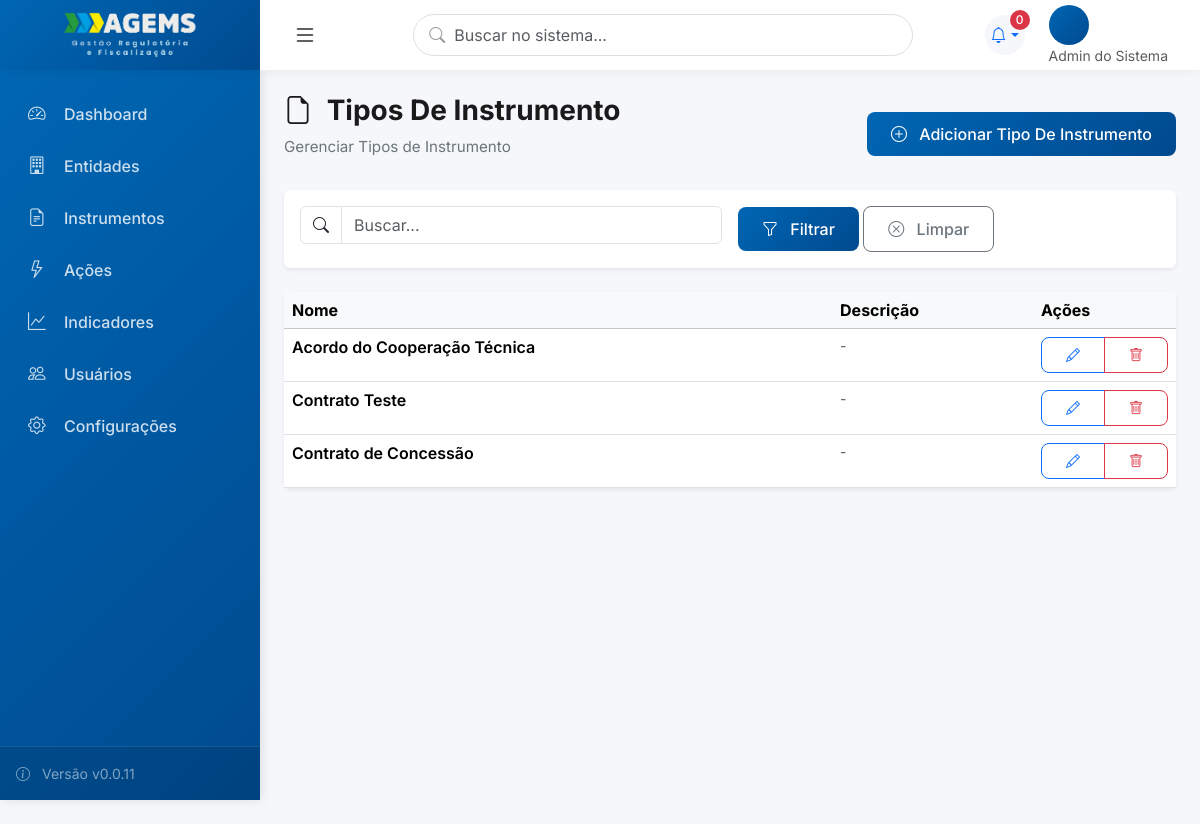
/tipos-instrumento/ (signed in), run on an earlier commit of the app's database.
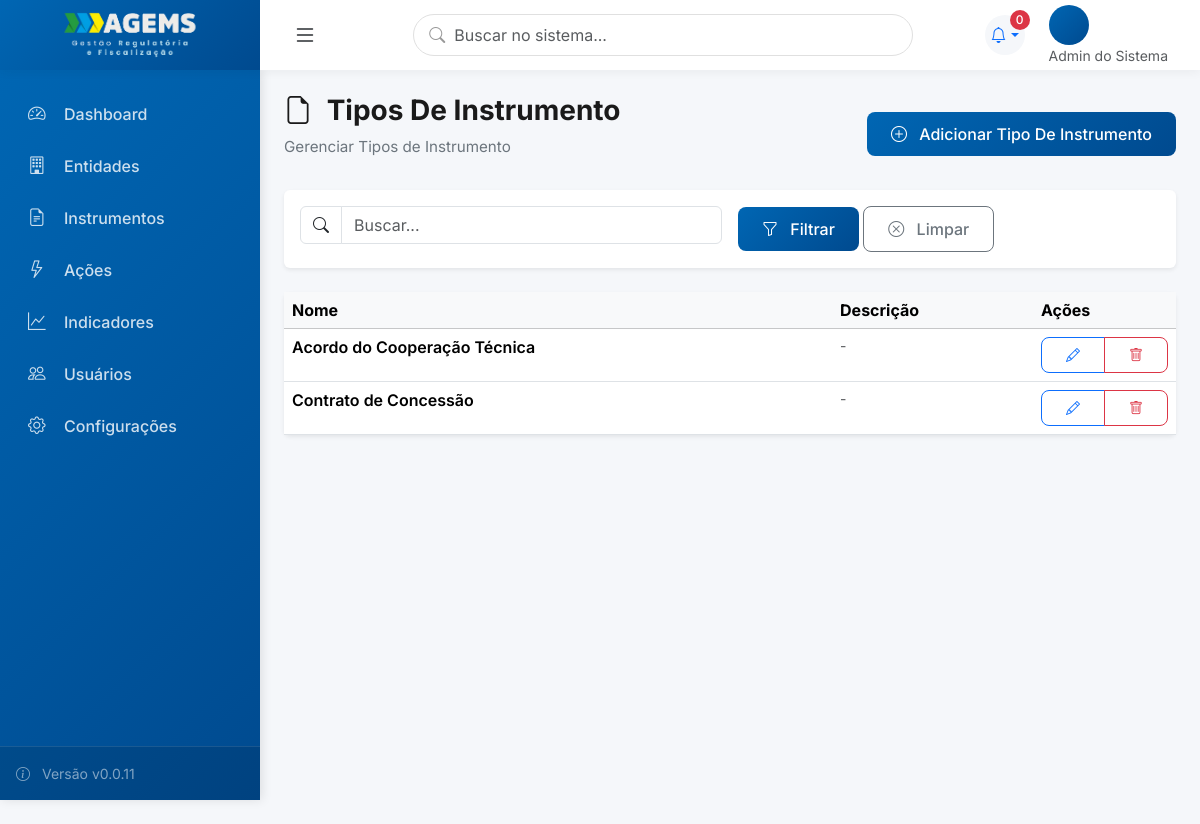
And on a later commit of the database.
### core/models.py (models this page shows, shortened)
class TipoInstrumento(models.Model):
    nome = models.CharField('Nome do Tipo', max_length=100, unique=True)
    descricao = models.TextField('Descrição', blank=True)
    ativo = models.BooleanField('Ativo', default=True)
    class Meta:
        verbose_name = 'Tipo de Instrumento'
        verbose_name_plural = 'Tipos de Instrumento'
        ordering = ['nome']

### core/core_views.py (the view)
# urls.py: path('tipos-instrumento/', TipoInstrumentoListView.as_view(), name='tipoinstrumento_list'),
class TipoInstrumentoListView(ModernListView):
    model = TipoInstrumento
    template_name = 'core/tipoinstrumento_list.html'
    icon = "bi bi-file-earmark"
    create_url = 'tipoinstrumento_create'

### core/views.py (called while the page is built)
    def get_context_data(self, **kwargs):
        context = super().get_context_data(**kwargs)
        context['title'] = getattr(self, 'title', self.model._meta.verbose_name_plural.title())
        context['subtitle'] = getattr(self, 'subtitle', f'Gerenciar {self.model._meta.verbose_name_plural}')
        context['icon'] = getattr(self, 'icon', 'bi bi-list')
        context['singular_name'] = self.model._meta.verbose_name.title()
        context['create_url'] = getattr(self, 'create_url', f'{self.model._meta.model_name}_create')
        return context

    def get_queryset(self):
        queryset = self.model.objects.all()
        search = self.request.GET.get('q')
        if search and hasattr(self, 'search_fields'):
            from django.db.models import Q
            query = Q()
            for field in self.search_fields:
                query |= Q(**{f'{field}__icontains': search})
            queryset = queryset.filter(query)
        return queryset

### templates/core/tipoinstrumento_list.html
﻿{% extends 'components/list_view.html' %}
{% block table_headers %}
<th>Nome</th>
<th>Descrição</th>
{% endblock %}
{% block table_rows %}
{% for item in object_list %}
<tr>
    <td>
        <div class="fw-semibold">{{item.nome}}</div>
    </td>
    <td>
        {% if item.descricao %}
        <small class="text-muted">{{item.descricao|truncatewords:15}}</small>
        {% else %}
        <small class="text-muted">-</small>
        {% endif %}
    </td>
    <td>
        <div class="btn-group btn-group-sm">
            <a href="{% url 'tipoinstrumento_edit' item.pk %}" class="btn btn-outline-primary" title="Editar">
                <i class="bi bi-pencil"></i>
            </a>
            <a href="{% url 'tipoinstrumento_delete' item.pk %}" class="btn btn-outline-danger" title="Excluir">
                <i class="bi bi-trash"></i>
            </a>
        </div>
    </td>
</tr>
{% endfor %}
{% endblock %}

What changed in the data, as far as the page shows it:
removed TipoInstrumento: nome "Contrato Teste"
